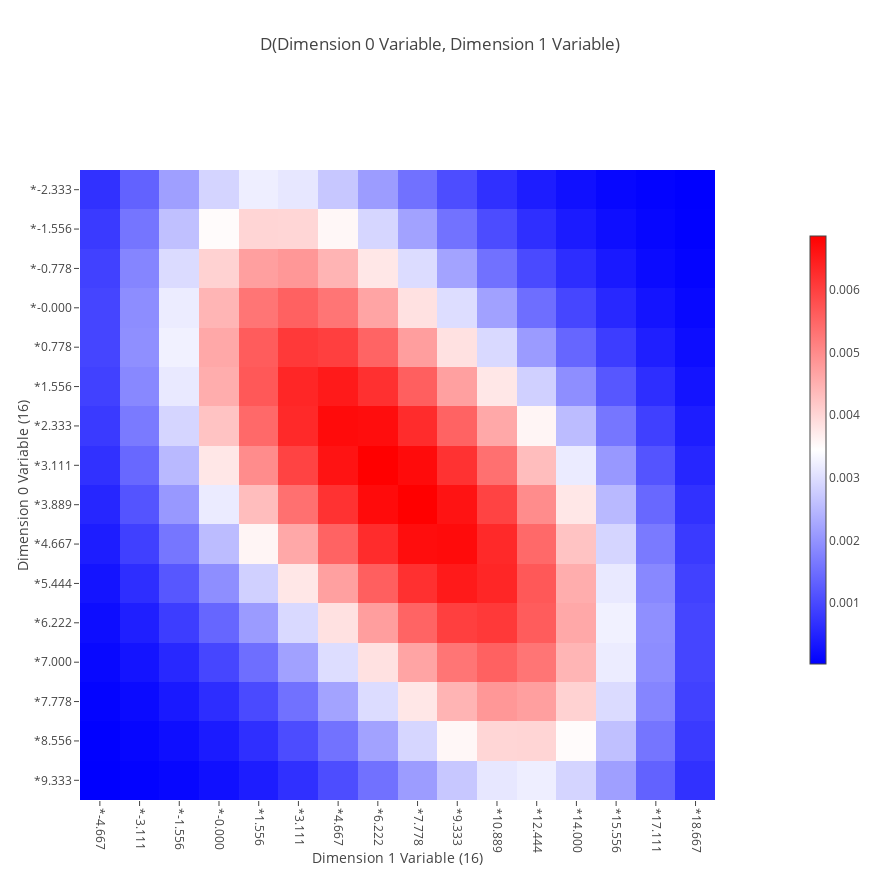
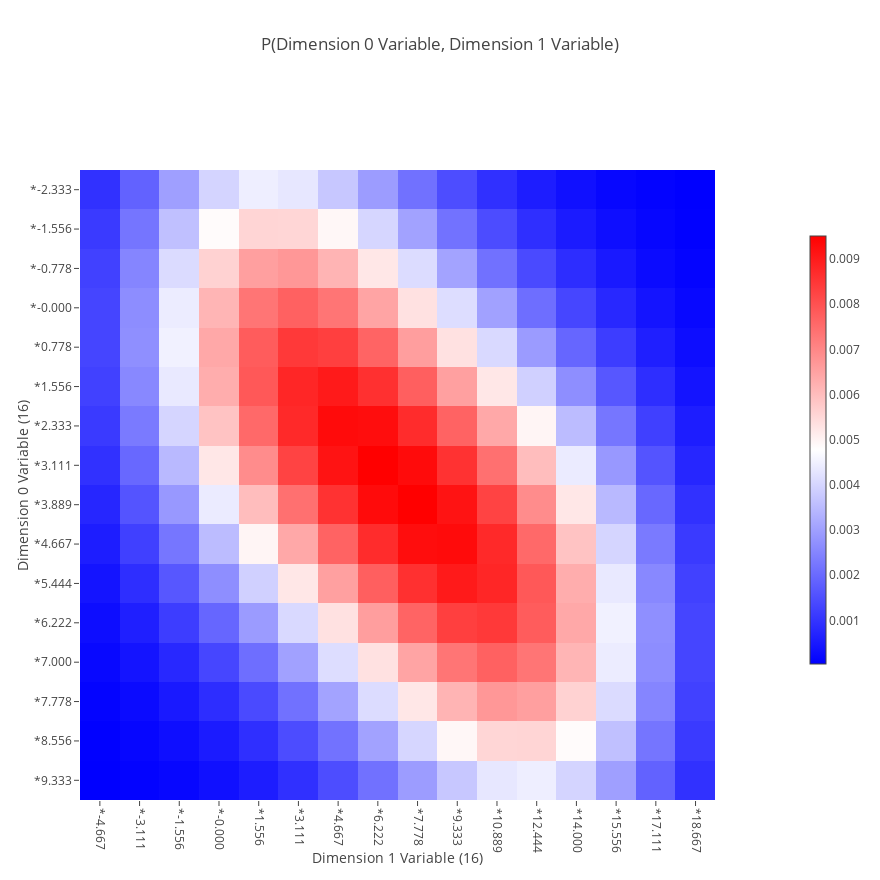

Notebook cell for these charts, in order:
### Code cell
mesh_grid_point_x_dimension, mesh_grid_point_joint_probability = kraft.compute_joint_probability(
    observation_x_dimension,
    n_grids=(n_grid, n_grid),
)

### Figure 1 — Plotly figure (JSON) as saved in the notebook; plotly's stock layout.template omitted (floating-point values rounded to 4 significant figures; data arrays with more than 128 entries replaced by an {"elided": "..."} marker saying what was removed)
{"data": [{"colorbar": {"len": 0.64, "thickness": 16}, "colorscale": {"elided": "256x2 mixed values"}, "type": "heatmap", "uid": "501dd1ae-4931-4a79-b426-300ec1c34903", "x": ["*-4.667", "*-3.111", "*-1.556", "*-0.000", "*1.556", "*3.111", "*4.667", "*6.222", "*7.778", "*9.333", "*10.889", "*12.444", "*14.000", "*15.556", "*17.111", "*18.667"], "y": ["*9.333", "*8.556", "*7.778", "*7.000", "*6.222", "*5.444", "*4.667", "*3.889", "*3.111", "*2.333", "*1.556", "*0.778", "*-0.000", "*-0.778", "*-1.556", "*-2.333"], "z": {"elided": "16x16 float values"}}], "layout": {"autosize": true, "height": 880, "hovermode": "closest", "title": {"text": "D(Dimension 0 Variable, Dimension 1 Variable)"}, "width": 880, "xaxis": {"automargin": true, "domain": [0, 0.9], "showgrid": false, "tickangle": 90, "title": {"text": "Dimension 1 Variable (16)"}, "zeroline": false}, "xaxis2": {"domain": [0.92, 1], "showticklabels": false, "ticks": "", "zeroline": false}, "yaxis": {"automargin": true, "domain": [0, 0.9], "showgrid": false, "tickangle": 0, "title": {"text": "Dimension 0 Variable (16)"}, "zeroline": false}, "yaxis2": {"domain": [0.92, 1], "showticklabels": false, "ticks": "", "zeroline": false}}}

### Figure 2 — Plotly figure (JSON) as saved in the notebook; plotly's stock layout.template omitted (floating-point values rounded to 4 significant figures; data arrays with more than 128 entries replaced by an {"elided": "..."} marker saying what was removed)
{"data": [{"colorbar": {"len": 0.64, "thickness": 16}, "colorscale": {"elided": "256x2 mixed values"}, "type": "heatmap", "uid": "71b2bad8-c7ce-44d6-b5a5-4c32819356eb", "x": ["*-4.667", "*-3.111", "*-1.556", "*-0.000", "*1.556", "*3.111", "*4.667", "*6.222", "*7.778", "*9.333", "*10.889", "*12.444", "*14.000", "*15.556", "*17.111", "*18.667"], "y": ["*9.333", "*8.556", "*7.778", "*7.000", "*6.222", "*5.444", "*4.667", "*3.889", "*3.111", "*2.333", "*1.556", "*0.778", "*-0.000", "*-0.778", "*-1.556", "*-2.333"], "z": {"elided": "16x16 float values"}}], "layout": {"autosize": true, "height": 880, "hovermode": "closest", "title": {"text": "P(Dimension 0 Variable, Dimension 1 Variable)"}, "width": 880, "xaxis": {"automargin": true, "domain": [0, 0.9], "showgrid": false, "tickangle": 90, "title": {"text": "Dimension 1 Variable (16)"}, "zeroline": false}, "xaxis2": {"domain": [0.92, 1], "showticklabels": false, "ticks": "", "zeroline": false}, "yaxis": {"automargin": true, "domain": [0, 0.9], "showgrid": false, "tickangle": 0, "title": {"text": "Dimension 0 Variable (16)"}, "zeroline": false}, "yaxis2": {"domain": [0.92, 1], "showticklabels": false, "ticks": "", "zeroline": false}}}
